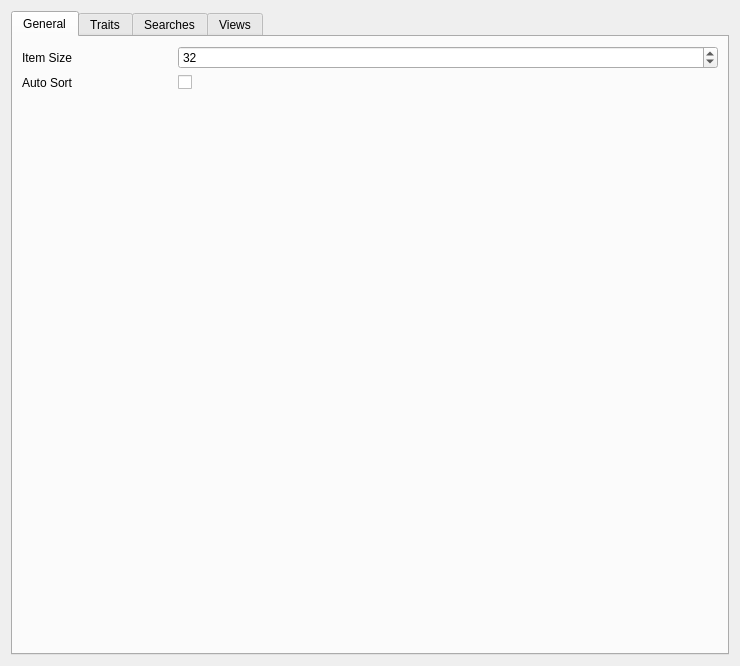
<?xml version="1.0" encoding="UTF-8"?>
<ui version="4.0">
 <class>Form</class>
 <widget class="QWidget" name="Form">
  <property name="geometry">
   <rect>
    <x>0</x>
    <y>0</y>
    <width>740</width>
    <height>666</height>
   </rect>
  </property>
  <property name="windowTitle">
   <string>Form</string>
  </property>
  <layout class="QVBoxLayout" name="verticalLayout_6">
   <item>
    <widget class="QTabWidget" name="tabWidget">
     <property name="currentIndex">
      <number>0</number>
     </property>
     <widget class="QWidget" name="General">
      <attribute name="title">
       <string>General</string>
      </attribute>
      <layout class="QVBoxLayout" name="verticalLayout_2">
       <item>
        <layout class="QVBoxLayout" name="preferences_layout">
         <item>
          <layout class="QHBoxLayout" name="horizontalLayout">
           <item>
            <widget class="QLabel" name="label">
             <property name="minimumSize">
              <size>
               <width>150</width>
               <height>0</height>
              </size>
             </property>
             <property name="maximumSize">
              <size>
               <width>150</width>
               <height>16777215</height>
              </size>
             </property>
             <property name="text">
              <string>Item Size</string>
             </property>
            </widget>
           </item>
           <item>
            <widget class="QSpinBox" name="item_size">
             <property name="minimum">
              <number>10</number>
             </property>
             <property name="value">
              <number>32</number>
             </property>
            </widget>
           </item>
          </layout>
         </item>
         <item>
          <layout class="QHBoxLayout" name="horizontalLayout_2">
           <item>
            <widget class="QLabel" name="label_2">
             <property name="minimumSize">
              <size>
               <width>150</width>
               <height>0</height>
              </size>
             </property>
             <property name="maximumSize">
              <size>
               <width>150</width>
               <height>16777215</height>
              </size>
             </property>
             <property name="text">
              <string>Auto Sort</string>
             </property>
            </widget>
           </item>
           <item>
            <widget class="QCheckBox" name="auto_sort">
             <property name="text">
              <string/>
             </property>
            </widget>
           </item>
          </layout>
         </item>
         <item>
          <spacer name="verticalSpacer">
           <property name="orientation">
            <enum>Qt::Orientation::Vertical</enum>
           </property>
           <property name="sizeHint" stdset="0">
            <size>
             <width>20</width>
             <height>40</height>
            </size>
           </property>
          </spacer>
         </item>
        </layout>
       </item>
      </layout>
     </widget>
     <widget class="QWidget" name="tab_2">
      <attribute name="title">
       <string>Traits</string>
      </attribute>
      <layout class="QVBoxLayout" name="verticalLayout_3">
       <item>
        <layout class="QVBoxLayout" name="traits_layout">
         <item>
          <spacer name="verticalSpacer_2">
           <property name="orientation">
            <enum>Qt::Orientation::Vertical</enum>
           </property>
           <property name="sizeHint" stdset="0">
            <size>
             <width>20</width>
             <height>40</height>
            </size>
           </property>
          </spacer>
         </item>
         <item>
          <spacer name="verticalSpacer_3">
           <property name="orientation">
            <enum>Qt::Orientation::Vertical</enum>
           </property>
           <property name="sizeHint" stdset="0">
            <size>
             <width>20</width>
             <height>40</height>
            </size>
           </property>
          </spacer>
         </item>
        </layout>
       </item>
      </layout>
     </widget>
     <widget class="QWidget" name="tab">
      <attribute name="title">
       <string>Searches</string>
      </attribute>
      <layout class="QVBoxLayout" name="verticalLayout_4">
       <item>
        <layout class="QVBoxLayout" name="searches_layout">
         <item>
          <spacer name="verticalSpacer_4">
           <property name="orientation">
            <enum>Qt::Orientation::Vertical</enum>
           </property>
           <property name="sizeHint" stdset="0">
            <size>
             <width>20</width>
             <height>40</height>
            </size>
           </property>
          </spacer>
         </item>
         <item>
          <spacer name="verticalSpacer_5">
           <property name="orientation">
            <enum>Qt::Orientation::Vertical</enum>
           </property>
           <property name="sizeHint" stdset="0">
            <size>
             <width>20</width>
             <height>40</height>
            </size>
           </property>
          </spacer>
         </item>
        </layout>
       </item>
      </layout>
     </widget>
     <widget class="QWidget" name="tab_3">
      <attribute name="title">
       <string>Views</string>
      </attribute>
      <layout class="QVBoxLayout" name="verticalLayout_5">
       <item>
        <layout class="QVBoxLayout" name="views_layout">
         <item>
          <spacer name="verticalSpacer_6">
           <property name="orientation">
            <enum>Qt::Orientation::Vertical</enum>
           </property>
           <property name="sizeHint" stdset="0">
            <size>
             <width>20</width>
             <height>40</height>
            </size>
           </property>
          </spacer>
         </item>
         <item>
          <spacer name="verticalSpacer_7">
           <property name="orientation">
            <enum>Qt::Orientation::Vertical</enum>
           </property>
           <property name="sizeHint" stdset="0">
            <size>
             <width>20</width>
             <height>40</height>
            </size>
           </property>
          </spacer>
         </item>
        </layout>
       </item>
      </layout>
     </widget>
    </widget>
   </item>
  </layout>
 </widget>
 <resources/>
 <connections/>
</ui>
